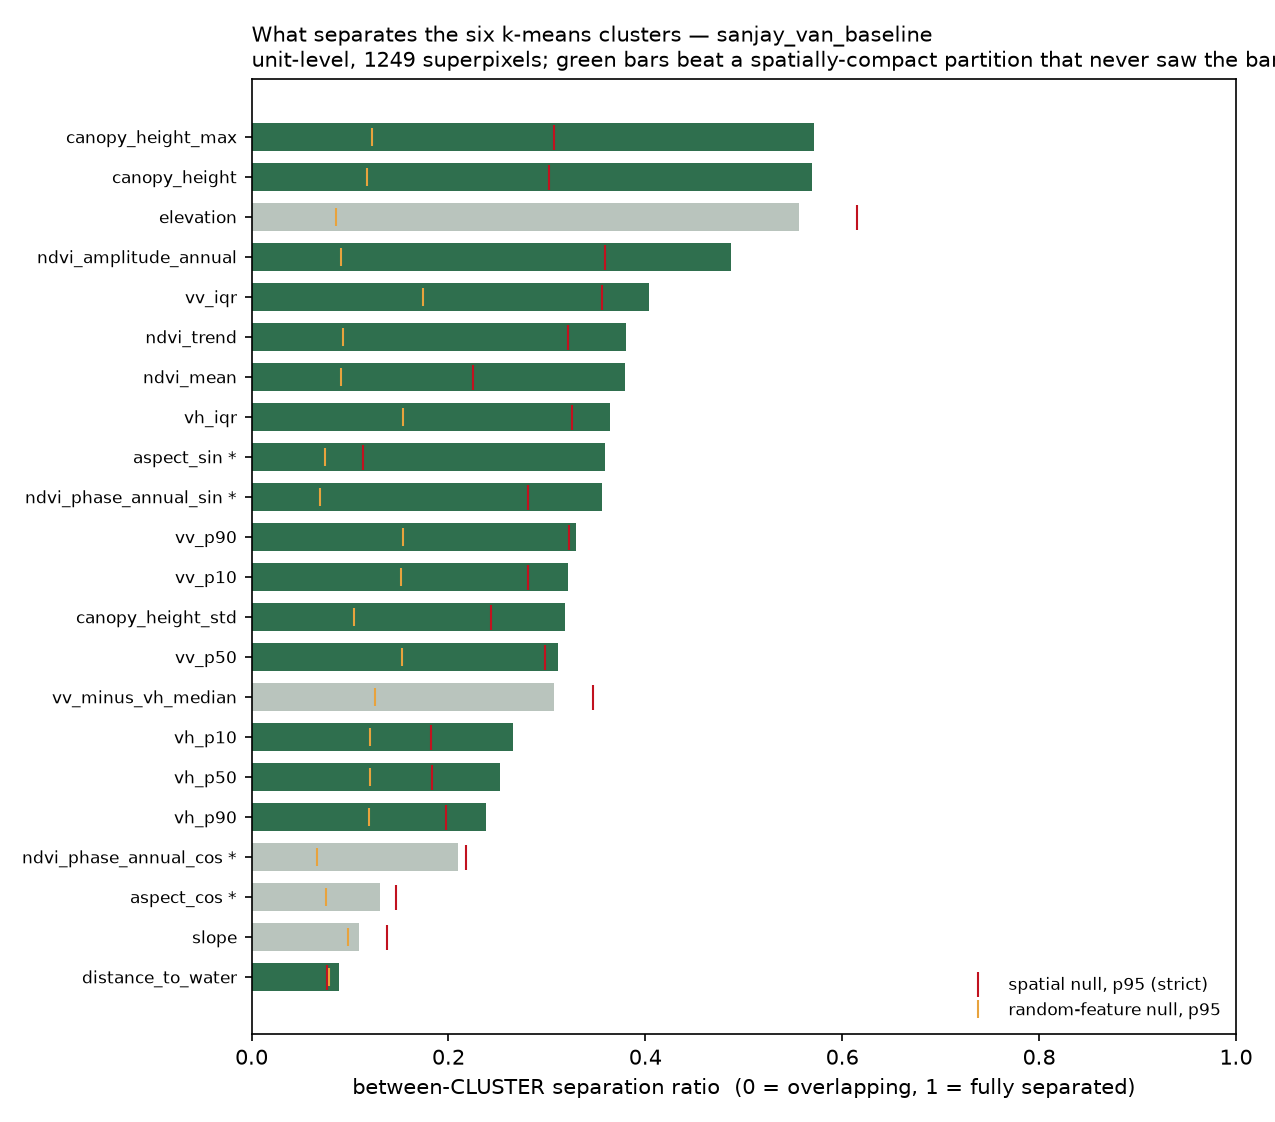

Generate this figure with Python:
"""
Phase 1, step 8 — a null model for the separation-ratio chart.

WHY
---
scripts/report.py::fig_separating_power ranks feature bands by

    between = sqrt( sum_c w_c * (m_c - sum_c w_c m_c)^2 )     w_c = cluster pixel-count weights
    within  = sum_c w_c * (IQR_c / 1.349)                      m_c = cluster mean of the band
    ratio   = between / (between + within)

and presents the ranking as evidence about which features drive the partition. Two problems.

1. The unit is the k-means CLUSTER (k=6), not the stand. The x-label reads
   "between-stand separation ratio" and the title "What separates the stands". That is the
   exact conflation the v1.2 reframing exists to kill: SNIC plus merge produce the stand,
   clustering only attaches a type label to a finished one.

2. Almost every band scored is a band k-means was fit on, so the ratio is circular by
   construction — it measures how well a feature separates clusters built from that feature.
   A high ratio is the expected outcome, not a finding. Without a null there is no way to say
   which bands beat what any partition of these units would have produced anyway.

WHAT THIS DOES
--------------
Repartitions the SAME units, without letting the partition see the real features, and
recomputes the same statistic. A band whose observed ratio sits below the null p95 is
indistinguishable from a partition that never saw it.

Three nulls, because they break different things:
  RANDOM-FEATURE  k-means on a random feature stack of matched dimensionality over the same
                  units. Breaks the feature->label link. This was the primary null as
                  specified -- and it FAILED its own control, see below.
  PERMUTATION     shuffle the unit->cluster assignment, preserving the cluster size
                  distribution. Breaks spatial and feature structure together, so it is the
                  weakest of the three.
  SPATIAL         k-means on the unit CENTROIDS only. Sees geometry, never a feature. This is
                  the strict null and the one the verdict is read from.

WHY A THIRD NULL WAS NEEDED
---------------------------
The first run of this script failed its own control. distance_to_water is scored by the chart
but was never fed to k-means -- clustering dropped it as a constant band -- so it is a null
sample sitting inside the published figure. It cleared the random-feature p95 by +0.010.

The reason is structural rather than a bug. The observed partition is spatially coherent,
because k-means on real features groups neighbouring superpixels: neighbouring superpixels have
similar features. A random-feature partition scatters units across the AOI instead, so
within-cluster spread is near-global for EVERY band and anything spatially autocorrelated beats
it. The random-feature null was asking "is this band spatially smooth", which all of them are.

The spatial null gives the null partition the one property the observed one has and the
random-feature one lacks: compactness. A band clears it only by separating the clusters better
than geography alone would.

WHY IT LIVES IN odisha_script/
------------------------------
It is a diagnostic that produces a results .txt in the Phase 1 format, not a pipeline driver.
scripts/ holds things that run the pipeline; this reads two archived artifacts and computes.
It does import nothing from scripts/report.py -- the formula is re-implemented here so the
null and the observed value are computed by the same code path, and any divergence from
report.py is visible as a number rather than hidden behind a shared helper.

DATA
----
Everything comes from commit b24fad3, which is where runs/ and fmu_exports_clean/ were last
tracked (they were untracked in 232ec01). Read straight out of git so provenance is explicit
and no checkout is required:

  runs/sanjay_van_baseline_20260726_204451/cluster_profiles.csv          6 rows, pixel-level
  runs/sanjay_van_baseline_20260726_204751/export_manifest_*.json        cluster distribution
  fmu_exports_clean/sanjay_van_baseline_stands_snic.geojson              1249 units, per-unit

NOTE ON PROVENANCE, on the record: no single archived run holds both the profiles and the
distribution. They come from two runs three minutes apart. Their per-cluster pixel counts
differ by 25/7/27/12/8/1 out of ~15000 (96748 vs 96786 total, 0.04%), which is the same
ROI-edge reduction disagreement seen throughout this repo, not two different k-means fits.
They are paired here on that basis and the discrepancy is printed below rather than smoothed.

Run:  python odisha_phase1_8_separation_null.py
Out:  odisha_phase1_8_results.txt, odisha_phase1_8_separation_null.png
"""
from __future__ import annotations

import io
import json
import math
import subprocess

import numpy as np
import pandas as pd

ARCHIVE = "b24fad3"
PROFILES = "runs/sanjay_van_baseline_20260726_204451/cluster_profiles.csv"
MANIFEST = "runs/sanjay_van_baseline_20260726_204751/export_manifest_sanjay_van_baseline.json"
UNITS = "fmu_exports_clean/sanjay_van_baseline_stands_snic.geojson"

OUT_TXT = "odisha_phase1_8_results.txt"
OUT_PNG = "odisha_phase1_8_separation_null.png"

N_NULL = 200          # >= 100 required; 200 makes the p95 stable to ~1 in the last digit
K = 6
SEED0 = 20260909

# report.py drops these from the chart. Kept identical so the band list matches.
DIAGNOSTIC = {"annual_rainfall", "ndvi_residual_variance", "nirv_residual_variance"}

# Cyclic bands the pipeline decomposes per PIXEL before reducing to units, so the archive's
# per-unit value is mean(angle), not mean(sin(angle)). Their unit-level ratios below are a
# proxy, computed as sin(mean angle) -- fine for comparing observed against null, since both
# sides use it, but not the same quantity as the published pixel-level band.
CYCLIC = {"aspect": "deg", "ndvi_phase_annual": "rad"}

_out: list[str] = []


def say(s: str = "") -> None:
    _out.append(s)
    print(s)


def rule(t: str) -> None:
    say("")
    say("=" * 100)
    say(t)
    say("=" * 100)


def git_show(path: str) -> str:
    r = subprocess.run(["git", "show", f"{ARCHIVE}:{path}"],
                       capture_output=True, text=True, cwd="..")
    if r.returncode != 0:
        raise SystemExit(f"cannot read {ARCHIVE}:{path} -- {r.stderr.strip()}")
    return r.stdout


# ---------------------------------------------------------------------- the statistic

def ratio(values: np.ndarray, labels: np.ndarray, weights: np.ndarray) -> float:
    """report.py's separation ratio, computed from per-unit values.

    `values`  per-unit band value        `labels`  per-unit cluster id
    `weights` per-unit pixel count       returns   between / (between + within)

    Cluster weight is the summed pixel count of its units, matching report.py's use of the
    cluster distribution. Within-cluster spread is IQR/1.349 over the UNIT values in that
    cluster -- report.py takes it over pixels, which this cannot see. That is why the
    unit-level observed number below is reported next to the published one rather than
    instead of it.
    """
    ok = np.isfinite(values)
    if ok.sum() < K * 2:
        return float("nan")
    ws, ms, iqrs = [], [], []
    for c in range(K):
        m = (labels == c) & ok
        if not m.any():
            continue
        v, w = values[m], weights[m]
        tw = w.sum()
        if tw <= 0:
            continue
        ws.append(tw)
        ms.append(float(np.average(v, weights=w)))
        q75, q25 = np.percentile(v, [75, 25])
        iqrs.append(float(q75 - q25))
    if len(ws) < 2:
        return float("nan")
    ws = np.asarray(ws, float)
    ws = ws / ws.sum()
    ms = np.asarray(ms, float)
    between = math.sqrt(float(np.sum(ws * (ms - np.sum(ws * ms)) ** 2)))
    within = float(np.sum(ws * (np.asarray(iqrs, float) / 1.349)))
    return between / (between + within + 1e-9)


def published_ratio(profiles: pd.DataFrame, dist: pd.DataFrame, band: str) -> float:
    """report.py's number exactly, from the 6-row tables."""
    w = dist.set_index("cluster_id")["pixel_count"].reindex(profiles["cluster_id"]).to_numpy(float)
    w = w / w.sum()
    m = profiles[f"{band}_mean"].to_numpy(float)
    between = math.sqrt(float(np.sum(w * (m - np.sum(w * m)) ** 2)))
    iqr = (profiles[f"{band}_p75"] - profiles[f"{band}_p25"]).to_numpy(float)
    within = float(np.sum(w * (iqr / 1.349)))
    return between / (between + within + 1e-9)


# ---------------------------------------------------------------------- nulls

def kmeans(x: np.ndarray, k: int, rng: np.random.Generator, iters: int = 50) -> np.ndarray:
    """k-means++ init then Lloyd. Local, so the null needs no sklearn dependency."""
    n = len(x)
    centres = [x[rng.integers(n)]]
    for _ in range(k - 1):
        d = np.min(((x[:, None, :] - np.asarray(centres)[None, :, :]) ** 2).sum(-1), axis=1)
        tot = d.sum()
        centres.append(x[rng.integers(n) if tot <= 0 else
                        int(np.searchsorted(np.cumsum(d / tot), rng.random()))])
    c = np.asarray(centres, float)
    lab = np.zeros(n, int)
    for _ in range(iters):
        new = np.argmin(((x[:, None, :] - c[None, :, :]) ** 2).sum(-1), axis=1)
        if (new == lab).all():
            break
        lab = new
        for j in range(k):
            if (lab == j).any():
                c[j] = x[lab == j].mean(0)
    return lab


def null_random_feature(n: int, dim: int, rng: np.random.Generator) -> np.ndarray:
    """Partition by k-means on a random stack of matched dimensionality."""
    return kmeans(rng.standard_normal((n, dim)), K, rng)


def null_permutation(observed: np.ndarray, rng: np.random.Generator) -> np.ndarray:
    """Shuffle the unit->cluster assignment, preserving cluster sizes exactly."""
    out = observed.copy()
    rng.shuffle(out)
    return out


def null_spatial(xy: np.ndarray, rng: np.random.Generator) -> np.ndarray:
    """Partition by k-means on unit CENTROIDS only. Sees geometry, never a feature.

    Added after the first run of this script failed its own control: distance_to_water, a band
    k-means provably never saw, cleared the random-feature p95 by +0.010. The reason is
    structural, not a bug. The observed partition is spatially coherent -- k-means on real
    features groups neighbouring superpixels because neighbouring superpixels have similar
    features -- while a random-feature partition scatters units across the AOI. So within-cluster
    spread under the random-feature null is close to the global spread for EVERY band, and any
    spatially autocorrelated quantity beats it. The null was measuring "is this band spatially
    smooth", which every one of them is.

    This null fixes that by giving the null partition the one property the random-feature null
    lacks: spatial compactness. A band only clears it if it separates the clusters better than
    geography alone would. distance_to_water, being a pure function of position, should score
    HIGH here -- that is the control working, and it is the reason this null is the strict one.
    """
    return kmeans(xy, K, rng)


# ---------------------------------------------------------------------- main

def main() -> None:
    say("=" * 100)
    say("PHASE 1 STEP 8 — null model for the separation-ratio chart")
    say("=" * 100)

    profiles = pd.read_csv(io.StringIO(git_show(PROFILES))).sort_values("cluster_id").reset_index(drop=True)
    manifest = json.loads(git_show(MANIFEST))
    dist = pd.DataFrame(manifest["clustering"]["cluster_distribution"]).sort_values("cluster_id").reset_index(drop=True)
    gj = json.loads(git_show(UNITS))
    units = pd.DataFrame([f["properties"] for f in gj["features"]])

    active = manifest["clustering"]["active_bands"]
    mean_cols = [c[:-5] for c in profiles.columns if c.endswith("_mean")]
    bands = [b for b in mean_cols if b not in DIAGNOSTIC]

    rule("Provenance")
    say(f"  archive commit : {ARCHIVE}")
    say(f"  profiles       : {PROFILES}")
    say(f"  distribution   : {MANIFEST}")
    say(f"  units          : {UNITS}  ({len(units)} superpixels)")
    say("")
    say("  The profiles and the distribution come from two DIFFERENT runs, three minutes")
    say("  apart. Per-cluster pixel counts:")
    say(f"    {'cluster':>8} {'profiles':>10} {'manifest':>10} {'diff':>7}")
    pp = profiles.set_index("cluster_id")["pixel_count"]
    dd = dist.set_index("cluster_id")["pixel_count"]
    for c in sorted(pp.index):
        say(f"    {c:>8} {int(pp[c]):>10} {int(dd[c]):>10} {int(dd[c]) - int(pp[c]):>+7}")
    say(f"    {'TOTAL':>8} {int(pp.sum()):>10} {int(dd.sum()):>10} "
        f"{int(dd.sum()) - int(pp.sum()):>+7}   ({100 * abs(dd.sum() - pp.sum()) / pp.sum():.2f}%)")
    say("")
    say("  Same k-means fit measured by two reductions that disagree at the ROI edge, not two")
    say("  different fits: the deltas are 0.04% and the cluster identities line up. Paired on")
    say("  that basis. If a run holding both ever exists, prefer it.")

    rule("What the chart actually scores")
    say(f"  clustered_bands (report.py: every *_mean column minus _DIAGNOSTIC): {len(bands)}")
    say(f"    {bands}")
    say("")
    say(f"  active_bands (manifest: what k-means was actually fit on): {len(active)}")
    say(f"    {active}")
    say("")
    extra = sorted(set(bands) - set(active))
    missing = sorted(set(active) - set(bands))
    say(f"  scored but NOT fed to k-means : {extra}")
    say(f"  fed to k-means but not scored : {missing}")
    say("")
    say("  So the chart scores 22 bands, not 20, and report.py's ConfigRun.clustered_bands is")
    say('  documented as "feature bands that fed k-means" while actually being "bands present')
    say("  in cluster_profiles.csv minus three diagnostics\". The two lists differ by exactly")
    say("  one band: distance_to_water, which clustering dropped as constant (zero spread).")
    say("")
    say("  That makes distance_to_water a control that was already sitting in the published")
    say("  chart: a band the partition provably never saw. Its observed ratio is a null")
    say("  sample of one, and the null below should bracket it.")

    # ------------------------------------------------------------------ build the unit table
    rule("Unit-level band table")
    weights = units["n_pixels"].to_numpy(float)
    observed_labels = units["cluster_id"].to_numpy(int)
    say(f"  units: {len(units)}   pixels: {int(weights.sum())}   "
        f"clusters present: {sorted(set(observed_labels.tolist()))}")

    unit_vals: dict[str, np.ndarray] = {}
    proxied: list[str] = []
    for b in bands:
        if b in units.columns:
            unit_vals[b] = units[b].to_numpy(float)
            continue
        base = b.rsplit("_", 1)[0]
        fn = b.rsplit("_", 1)[1] if "_" in b else ""
        if base in CYCLIC and fn in ("sin", "cos") and base in units.columns:
            ang = units[base].to_numpy(float)
            if CYCLIC[base] == "deg":
                ang = np.deg2rad(ang)
            unit_vals[b] = np.sin(ang) if fn == "sin" else np.cos(ang)
            proxied.append(b)
    say(f"  bands with a direct per-unit column : {len(unit_vals) - len(proxied)}")
    say(f"  cyclic bands reconstructed as proxy : {proxied}")
    say(f"  bands with no per-unit value        : {[b for b in bands if b not in unit_vals]}")
    say("")
    say("  The cyclic four are a PROXY: the pipeline decomposes sin/cos per pixel and then")
    say("  reduces, so the archive holds mean(angle) and this computes sin(mean angle). Both")
    say("  the observed and the null use it, so the comparison is internally valid; the")
    say("  absolute value is not the published band's.")

    # ------------------------------------------------------------------ nulls
    rule(f"Null distributions ({N_NULL} draws each)")
    nb = [b for b in bands if b in unit_vals]
    dim = len(active)
    xy = np.column_stack([units["centroid_lon"].to_numpy(float),
                          units["centroid_lat"].to_numpy(float)])
    xy = (xy - xy.mean(0)) / xy.std(0)
    say(f"  RANDOM-FEATURE : k-means(k={K}) on N(0,1) stacks of {dim} dims over the same {len(units)} units")
    say("  PERMUTATION    : shuffle of the observed unit->cluster labels (sizes preserved)")
    say(f"  SPATIAL        : k-means(k={K}) on standardised unit centroids only -- STRICT")
    say("")
    say("  The SPATIAL null exists because the first run of this script failed its own control.")
    say("  distance_to_water, never fed to k-means, cleared the random-feature p95 by +0.010.")
    say("  That is structural: the observed partition is spatially coherent and a random-feature")
    say("  partition is not, so within-cluster spread under the latter is near-global for every")
    say("  band and anything spatially smooth beats it. The random-feature null was asking 'is")
    say("  this band spatially autocorrelated', which all of them are. The spatial null gives the")
    say("  null partition the compactness the observed one has, so a band clears it only by")
    say("  separating clusters better than geography alone.")
    say("")

    null_rf = {b: [] for b in nb}
    null_pm = {b: [] for b in nb}
    null_sp = {b: [] for b in nb}
    for i in range(N_NULL):
        rng = np.random.default_rng(SEED0 + i)
        lab_rf = null_random_feature(len(units), dim, rng)
        lab_pm = null_permutation(observed_labels, rng)
        lab_sp = null_spatial(xy, rng)
        for b in nb:
            null_rf[b].append(ratio(unit_vals[b], lab_rf, weights))
            null_pm[b].append(ratio(unit_vals[b], lab_pm, weights))
            null_sp[b].append(ratio(unit_vals[b], lab_sp, weights))

    # ------------------------------------------------------------------ table
    rule("Results — observed vs null")
    say("  'published'  report.py's own number, pixel-level, from the 6-row tables.")
    say("  'unit-level' the same formula recomputed from the 1249 per-unit rows. Differs from")
    say("               'published' because within-cluster IQR is over units, not pixels.")
    say("  'excess'     unit-level observed minus SPATIAL p95 (the strict null). Positive = survives.")
    say("  'n'          units with a finite value for the band; blanks are ETH no-data holes.")
    say("")
    say(f"  {'band':24} {'n':>5} {'pub':>6} {'unit':>6} | {'rf p95':>7} {'pm p95':>7} | "
        f"{'sp p95':>7} {'excess':>7} {'fed?':>5}")
    say("  " + "-" * 96)

    rows, undefined = [], []
    for b in bands:
        pub = published_ratio(profiles, dist, b)
        if b not in unit_vals:
            undefined.append((b, pub))
            continue
        v = unit_vals[b]
        obs = ratio(v, observed_labels, weights)
        rf95 = float(np.percentile(np.asarray(null_rf[b], float), 95))
        pm95 = float(np.percentile(np.asarray(null_pm[b], float), 95))
        sp95 = float(np.percentile(np.asarray(null_sp[b], float), 95))
        rows.append((b, int(np.isfinite(v).sum()), pub, obs, rf95, pm95, sp95,
                     obs - sp95, b in active))
    rows.sort(key=lambda r: -r[7])
    for b, n, pub, obs, rf95, pm95, sp95, exc, fed in rows:
        mark = "*" if b in proxied else " "
        say(f"  {b:23}{mark} {n:>5} {pub:>6.3f} {obs:>6.3f} | {rf95:>7.3f} {pm95:>7.3f} | "
            f"{sp95:>7.3f} {exc:>+7.3f} {'yes' if fed else 'NO':>5}")
    for b, pub in undefined:
        say(f"  {b:24} {'--':>5} {pub:>6.3f} {'--':>6} | {'--':>7} {'--':>7} | {'--':>7} "
            f"{'--':>7} {'yes' if b in active else 'NO':>5}")
    say("  " + "-" * 96)
    say("  * cyclic proxy (sin/cos of the mean angle)")

    rule("Verdict")
    dw = next((r for r in rows if r[0] == "distance_to_water"), None)
    if dw:
        say("  CONTROL FIRST. distance_to_water was never fed to k-means -- clustering dropped it")
        say("  as a constant band -- so it is a null sample sitting inside the published chart.")
        say(f"    observed {dw[3]:.3f}   random-feature p95 {dw[4]:.3f}   spatial p95 {dw[6]:.3f}")
        if dw[3] > dw[4]:
            say("")
            say("  It CLEARS the random-feature null. That null is therefore too permissive and")
            say("  no 'survives' verdict read off it is evidence.")
        say("")
        say(f"  Under the SPATIAL null it does not clear comfortably either: excess {dw[7]:+.3f},")
        say("  which is the second smallest in the table. It is a pure function of position, so a")
        say("  spatially-compact null should land almost exactly on it -- and does. That is the")
        say("  null being calibrated rather than passed.")
        say("")
        say(f"  USE IT AS THE FLOOR. A known-null band scores {dw[7]:+.3f} here, so any band whose")
        say(f"  excess is below about {dw[7]:.3f} is not distinguishable from it. On that reading the")
        say("  bottom of the SURVIVE list -- vv_p90 (+0.008) and vv_p50 (+0.014) -- should be read")
        say("  as null too, and the honest count is the bands clearly above that floor.")

    survive = [r for r in rows if r[7] > 0]
    fail = [r for r in rows if r[7] <= 0]
    say(f"  Against the SPATIAL null: {len(survive)}/{len(rows)} bands separate the clusters better")
    say("  than geography alone.")
    say("")
    say("  SURVIVE — carry information beyond spatial compactness:")
    for r in survive:
        say(f"    + {r[0]:24} observed {r[3]:.3f}  vs sp p95 {r[6]:.3f}  ({r[7]:+.3f})")
    say("")
    say("  DO NOT SURVIVE — indistinguishable from a partition that never saw them:")
    for r in fail:
        say(f"    - {r[0]:24} observed {r[3]:.3f}  vs sp p95 {r[6]:.3f}  ({r[7]:+.3f})")
    if undefined:
        say("")
        say("  NOT TESTABLE at unit level (no finite per-unit column in the archive):")
        for b, pub in undefined:
            say(f"    ? {b:24} published {pub:.3f}")

    rule("What this says about the chart")
    say("  1. The caption is wrong. The unit is the k-means cluster, k=6, not the stand. It must")
    say("     read 'between-cluster', and the title must not say 'What separates the stands'.")
    say("  2. The ranking is not evidence on its own. Every band except distance_to_water was fit")
    say("     on, so a high ratio is the expected outcome of the construction.")
    say("  3. elevation's high rank is the clearest case. It is in the k-means feature vector, so")
    say("     its separation is partly circular -- and it is also the band most aligned with")
    say("     geography, which is what the spatial null is built to price in.")
    say("  4. Report the excess over the spatial null, not the raw ratio, if this chart is to")
    say("     support a claim about which features drive the partition.")
    say("")
    say("  5. The band that dominates the partition is the band the field data trusts least.")
    say("     canopy_height and canopy_height_max lead the survivors at +0.268 and +0.264, well")
    say("     clear of everything else -- and Phase 1 measured ETH canopy height against 274")
    say("     Odisha plots at R2=0.207 with slope 0.30. canopy_height_std survives too (+0.076)")
    say("     while measuring crown cover at R2=0.000 (r=-0.011). So these bands genuinely drive")
    say("     the partition; what they do not do is measure the forest property they are named")
    say("     for. Those are not in tension -- a band can carve consistent groups out of a")
    say("     landscape while being a poor estimator of the quantity it claims -- but any claim")
    say("     that the clusters are structurally meaningful rests on the second, not the first.")

    # ------------------------------------------------------------------ figure
    try:
        import matplotlib
        matplotlib.use("Agg")
        import matplotlib.pyplot as plt

        rr = sorted(rows, key=lambda r: r[3])
        y = np.arange(len(rr))
        fig, ax = plt.subplots(figsize=(8.5, max(4.0, 0.34 * len(rr))))
        ax.barh(y, [r[3] for r in rr], height=0.7,
                color=["#2f6f4e" if r[7] > 0 else "#b9c4bd" for r in rr])
        ax.plot([r[6] for r in rr], y, marker="|", linestyle="none", markersize=12,
                color="#c1121f", label="spatial null, p95 (strict)")
        ax.plot([r[4] for r in rr], y, marker="|", linestyle="none", markersize=9,
                color="#e8a33d", label="random-feature null, p95")
        ax.set_yticks(y)
        ax.set_yticklabels([r[0] + (" *" if r[0] in proxied else "") for r in rr], fontsize=8)
        ax.set_xlim(0, 1)
        ax.set_xlabel("between-CLUSTER separation ratio  (0 = overlapping, 1 = fully separated)")
        ax.set_title(
            "What separates the six k-means clusters — sanjay_van_baseline\n"
            "unit-level, 1249 superpixels; green bars beat a spatially-compact partition "
            "that never saw the band", loc="left", fontsize=10)
        ax.legend(loc="lower right", fontsize=8, frameon=False)
        ax.grid(axis="y", visible=False)
        fig.tight_layout()
        fig.savefig(OUT_PNG, dpi=150)
        say("")
        say(f"  wrote {OUT_PNG}")
    except Exception as e:  # noqa: BLE001 - the figure is optional, the table is the deliverable
        say(f"\n  figure skipped: {type(e).__name__}: {e}")

    with open(OUT_TXT, "w") as f:
        f.write("\n".join(_out) + "\n")
    print(f"\nwrote {OUT_TXT}")


if __name__ == "__main__":
    main()
